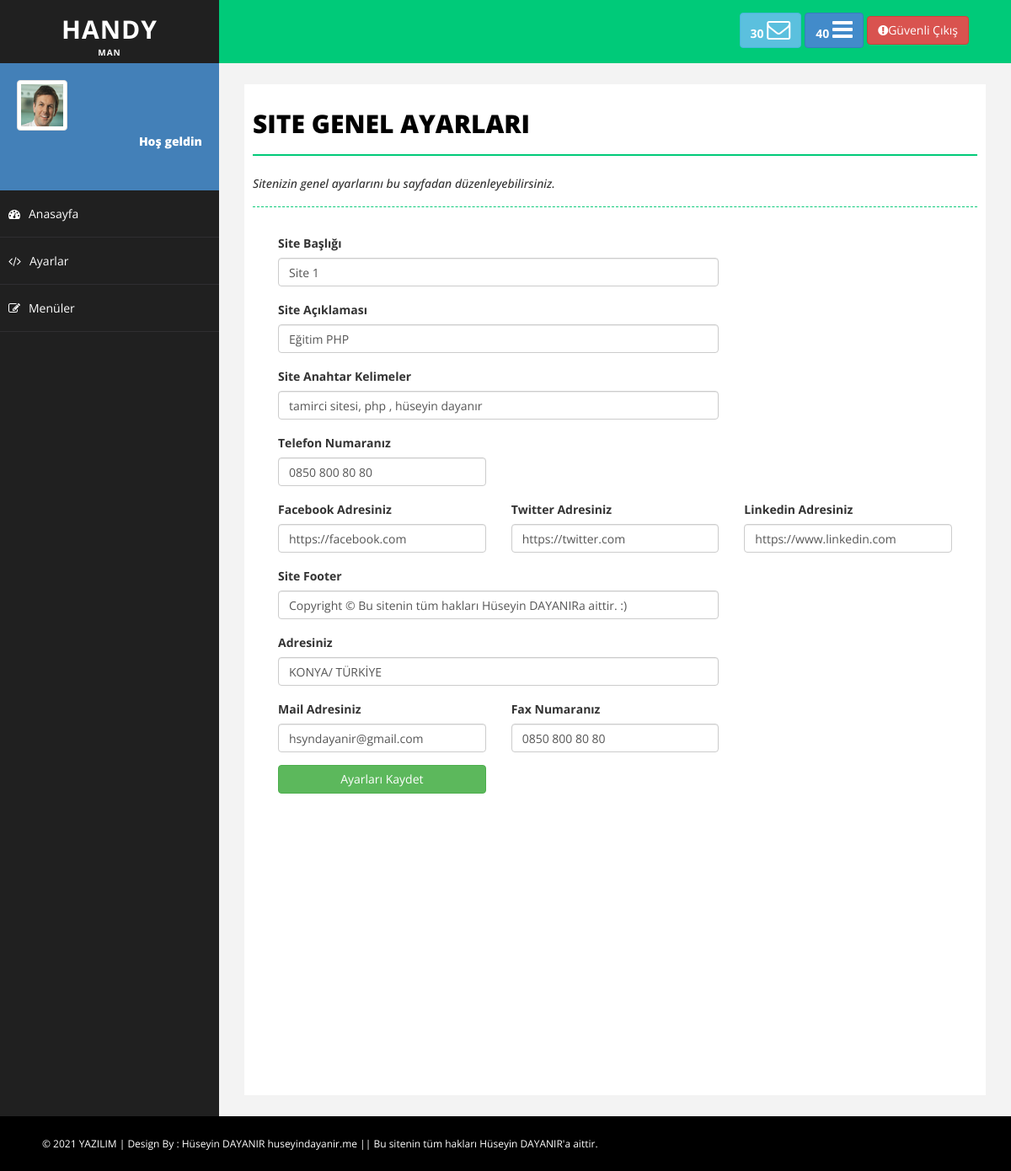
Page /admin/ayarlar.php on the earlier database version.
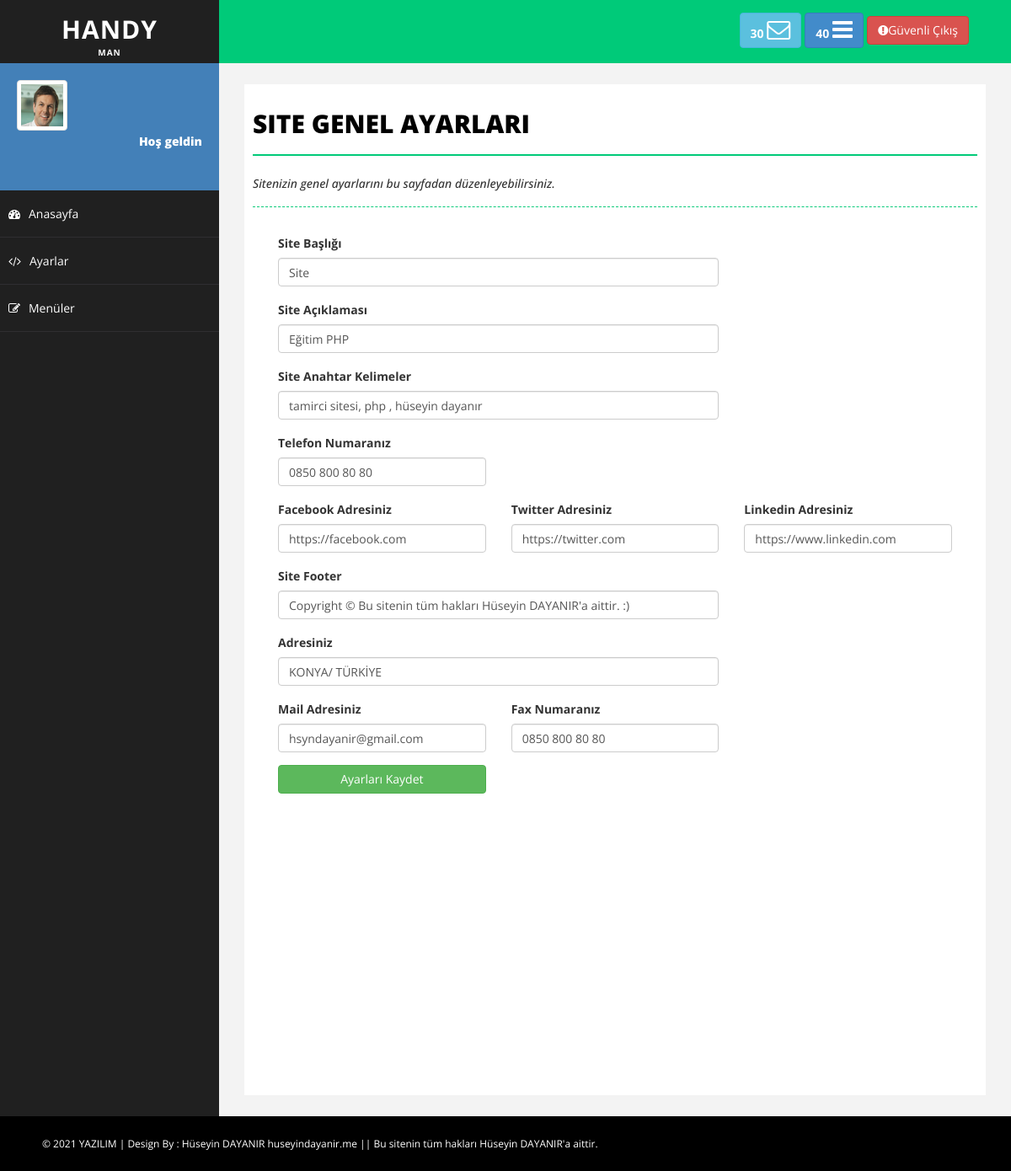
Same page on the later database version.
### tables this page shows
CREATE TABLE `ayarlar` (
  `ayar_id` int(11) NOT NULL,
  `ayar_logo` varchar(250) NOT NULL,
  `ayar_telefon` varchar(50) NOT NULL,
  `ayar_title` varchar(100) NOT NULL,
  `ayar_description` varchar(500) NOT NULL,
  `ayar_keywords` varchar(500) NOT NULL,
  `ayar_facebook` varchar(150) NOT NULL,
  `ayar_twitter` varchar(150) NOT NULL,
  `ayar_linkedin` varchar(150) NOT NULL,
  `ayar_footer` varchar(500) NOT NULL,
  `ayar_adres` varchar(500) NOT NULL,
  `ayar_mail` varchar(100) NOT NULL,
  `ayar_fax` varchar(50) NOT NULL,
  `ayar_yedek` varchar(50) NOT NULL
);

### admin/ayarlar.php (the view)
<?php include 'header.php' ?>
<?php include 'sidebar.php' ?>
<div id="page-wrapper">
            <div id="page-inner">
                <div class="row">
                    <div class="col-md-12">
                        <h1 class="page-head-line">Site Genel Ayarları</h1>
                        <?php
                            if($_GET['durum'] == "ok"){ ?>
                                <h1 style="color:green;" class="page-subhead-line">Kayıtlar başarıyla güncellendi.</h1>
                            <?php
                            }
                            else if($_GET['durum']=="no"){ ?>
                                <h1 style="color:red;"class="page-subhead-line">Kayıtlar güncellenemedi değişiklik yapmamış olabilirsiniz.</h1>
                            <?php
                            }
                            else {?>
                                <h1 class="page-subhead-line">Sitenizin genel ayarlarını bu sayfadan düzenleyebilirsiniz.</h1>
                            <?php } ?>
                    </div>
                </div>
                <form action="netting/islem.php" method ="POST">
                <div class="col-md-12">
                    <div class="form-group col-md-8">
                        <label>Site Başlığı </label>
                        <input class="form-control" type="text" name ="ayar_title" value="<?php echo $ayarcek['ayar_title']?>">
                    </div>
                </div>
                <div class="col-md-12">
                    <div class="form-group col-md-8">
                        <label>Site Açıklaması</label>
                        <input class="form-control" type="text" name ="ayar_description" value="<?php echo $ayarcek['ayar_description']?>">
                    </div>
                </div>
                <div class="col-md-12">
                    <div class="form-group col-md-8">
                        <label>Site Anahtar Kelimeler </label>
                        <input class="form-control" type="text" name ="ayar_keywords" value="<?php echo $ayarcek['ayar_keywords']?>">
                    </div>
                </div>
                <div class="col-md-12">
                    <div class="form-group col-md-4">
                        <label>Telefon Numaranız </label>
                        <input class="form-control" type="text" name ="ayar_telefon" value="<?php echo $ayarcek['ayar_telefon']?>">
                    </div>
                </div>
                <div class="col-md-12">
                    <div class="form-group col-md-4">
                        <label>Facebook Adresiniz </label>
                        <input class="form-control" type="text" name ="ayar_facebook" value="<?php echo $ayarcek['ayar_facebook']?>">
                    </div>
                    <div class="form-group col-md-4">
                        <label>Twitter Adresiniz </label>
                        <input class="form-control" type="text" name ="ayar_twitter" value="<?php echo $ayarcek['ayar_twitter']?>">
                    </div>
                    <div class="form-group col-md-4">
                        <label>Linkedin Adresiniz </label>
                        <input class="form-control" type="text" name ="ayar_linkedin" value="<?php echo $ayarcek['ayar_linkedin']?>">
                    </div>
                </div>
                <div class="col-md-12">
                    <div class="form-group col-md-8">
                        <label>Site Footer </label>
                        <input class="form-control" type="text" name ="ayar_footer" value="<?php echo $ayarcek['ayar_footer']?>">
                    </div>
                </div>
                <div class="col-md-12">
                    <div class="form-group col-md-8">
                        <label>Adresiniz </label>
                        <input class="form-control" type="text" name ="ayar_adres" value="<?php echo $ayarcek['ayar_adres']?>">
                    </div>
                </div>
                <div class="col-md-12">
                    <div class="form-group col-md-4">
                        <label>Mail Adresiniz </label>
                        <input class="form-control" type="text" name ="ayar_mail" value="<?php echo $ayarcek['ayar_mail']?>">
                    </div>
                    <div class="form-group col-md-4">
                        <label>Fax Numaranız </label>
                        <input class="form-control" type="text" name ="ayar_fax" value="<?php echo $ayarcek['ayar_fax']?>">
                    </div>
                </div>
                <div class="col-md-12">
                    <div class="form-group col-md-4" >
                        <input style="width:100%"  class="btn btn-success" type="submit" name ="ayarkaydet" value="Ayarları Kaydet">
                    </div>
                </div>
                </form>
            </div>
        </div>
<?php include 'footer.php' ?>

### admin/header.php (shortened to what this page needs)
<?php include 'netting/baglan.php' ?>
<?php
$ayarsor =mysqli_query($baglan,"SELECT * FROM ayarlar");
$ayarcek =mysqli_fetch_assoc($ayarsor);
?>
<!DOCTYPE html>
<html xmlns="http://www.w3.org/1999/xhtml">
<head>
    <link href="assets/css/bootstrap.css" rel="stylesheet" />
    <link href="assets/css/font-awesome.css" rel="stylesheet" />
    <link href="assets/css/basic.css" rel="stylesheet" />
    <link href="assets/css/custom.css" rel="stylesheet" />
</head>
<body>
    <div id="wrapper">
        <nav class="navbar navbar-default navbar-cls-top " role="navigation" style="margin-bottom: 0">
            <div class="navbar-header">
                <a class="navbar-brand" href="index.html"><b style="font-size: 30px">Handy</b><br><b style="font-size:10px">Man</b></a>
            </div>
            <div class="header-right">
                <a href="message-task.html" class="btn btn-info" title="New Message"><b>30 </b><i class="fa fa-envelope-o fa-2x"></i></a>
                <a href="message-task.html" class="btn btn-primary" title="New Task"><b>40 </b><i class="fa fa-bars fa-2x"></i></a>
                <a href="logout.php" class="btn btn-danger" title="Logout"><i class="fa fa-exclamation-circle "></i>Güvenli Çıkış</a>
            </div>
        </nav>

### admin/sidebar.php (shortened to what this page needs)
<nav class="navbar-default navbar-side" role="navigation">
    <div class="sidebar-collapse">
        <ul class="nav" id="main-menu">
            <li>
                <div class="user-img-div">
                    <img src="assets/img/user.png" class="img-thumbnail" />
                    <div class="inner-text">
                        Hoş geldin <?php echo $_SESSION['admin_kadi']?>
                    <br />
                    </div>
                </div>
            </li>
            <li>
                <a  href="index.php"><i class="fa fa-dashboard "></i>Anasayfa</a>
            </li>
            <li>
                <a  href="ayarlar.php?durum"><i class="fa fa-code "></i>Ayarlar</a>
            </li>
            <li>
                <a  href="menuler.php?durum"><i class="fa fa-edit "></i>Menüler</a>
            </li>
        </ul>
    </div>
</nav>

### admin/footer.php (shortened to what this page needs)
<div id="footer-sec">
        &copy; 2021 YAZILIM | Design By : Hüseyin DAYANIR <a href="https://huseyindayanir.me/" target="_blank">huseyindayanir.me  ||  Bu sitenin tüm hakları Hüseyin DAYANIR'a aittir.</a>
    </div>
</body>
</html>

### admin/assets/css/basic.css (style rules this page uses)
body { font-family: 'Open Sans', sans-serif; line-height:25px; }
#wrapper { width: 100%; background: #202020; }
#page-wrapper { padding: 15px 15px; min-height: 600px; background: #F3F3F3; }
#page-inner { width: 100%; margin: 10px 20px 10px 0px; background-color: #fff!important; padding: 10px; min-height: 1200px; }
.page-head-line { font-size: 30px; text-transform: uppercase; color: #000; font-weight: 800; padding-bottom: 20px; border-bottom: 2px solid #00CA79; margin-bottom: 10px; }
.page-subhead-line { font-size: 14px; padding-top: 5px; padding-bottom: 20px; font-style:italic; margin-bottom:30px; border-bottom:1px dashed #00CA79; }
.navbar-cls-top .navbar-brand { color: #fff; background: #202020; width: 260px; text-align: center; height: 75px; font-size: 20px; letter-spacing: 1px; font-weight: 900; padding-top: 25px; text-transform:uppercase; }
.header-right { color: #fff; padding: 15px 50px 5px 50px; float: right; font-size: 16px; }
.user-img-div { min-height: 140px; padding: 20px; background-color: #4380B8; }
.user-img-div img { max-height: 60px; }
.user-img-div .inner-text { text-align: right; position: relative; color: #fff; font-weight: 800; line-height: 25px; }
.sidebar-collapse, .sidebar-collapse .nav { background: none; }
.sidebar-collapse .nav { padding: 0; }
.sidebar-collapse .nav > li > a { color: #fff; background: #202020; text-shadow: none; padding: 15px 40px; border-bottom: 1px solid #2F2E31; }
.sidebar-collapse > .nav > li > a { padding: 15px 10px; }
.navbar-side { border: none; background-color: #202020; }
.navbar-cls-top { background: #00CA79; border-bottom: none; }
.navbar-default { border: 0px solid black; }
.navbar-header { background: #000000; }
.nav > li > a > i { margin-right: 10px; }
#footer-sec { background-color:#000; padding:20px 50px; color:#fff; font-size:12px; }
#footer-sec a { color:#fff; }
@media (min-width:768px) { #page-wrapper { margin: 0 0 0 260px; padding: 15px 30px; min-height: 1200px; } }
@media (min-width:768px) { .navbar-side { z-index: 1; position: absolute; width: 260px; } }
@media (min-width:768px) { .navbar { border-radius: 0px; } }

Differences in the rows shown:
changed ayarlar "Eğitim PHP": ayar_title "Site 1" → "Site"; ayar_footer "Copyright © Bu sitenin tüm hakları Hüseyin DAYANIRa aittir. :)" → "Copyright © Bu sitenin tüm hakları Hüseyin DAYANIR'a aittir. :)"
